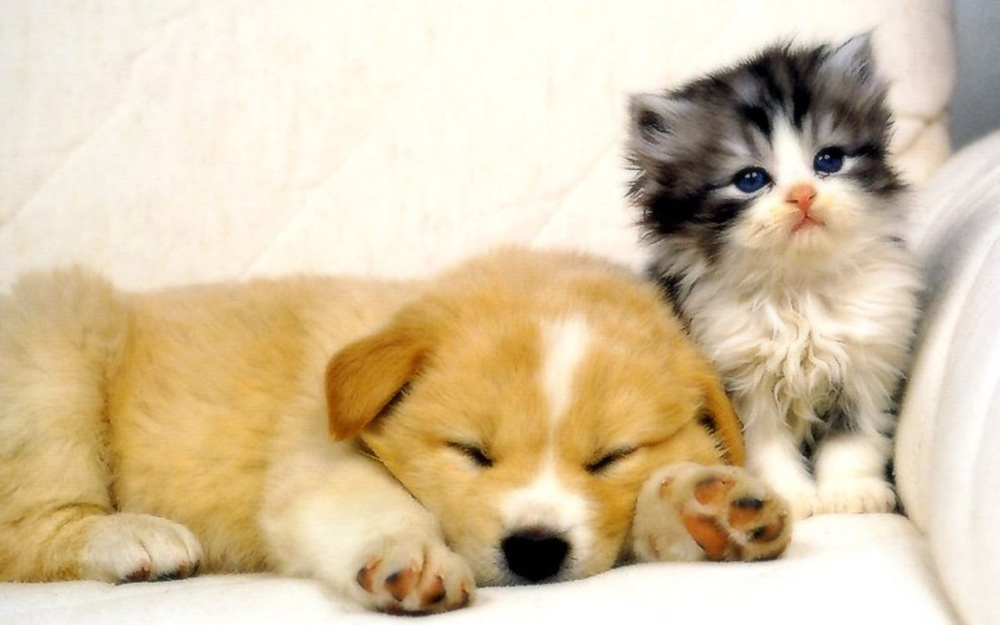
#> input picture R.jpg, 1000 x 625 px, shrunk from 1280 x 800 before the run
$ jupyter execute project.ipynb
#> lines starting #> are read from the running program, lines starting #| are printed output that depends on the picture; after the words box and inside, x2 and y2 are one past the last pixel; in counts of white or black regions, pixels touching at a corner belong together
[cell 1]
import cv2
import numpy as np
import matplotlib.pyplot as plt

# Load Image

[cell 2]
def read_file(fileName):
#> called with fileName = 'R.jpg'
    img = cv2.imread(fileName)
#> img is the input picture: shape (625, 1000, 3); mean B, G, R 165.5, 197.1, 215.4
    img = cv2.cvtColor(img, cv2.COLOR_BGR2RGB)
    plt.imshow(img)
    plt.show()
    return img

[cell 3]
fileName = "R.jpg"
img = read_file(fileName)

org_img = np.copy(img)

# Create Edge Mask

[cell 4]
def edge_mask(img, line_size, blur_value):

    """
    input: Input Image
    Output: Edgesof Images
    """
#> called with line_size = 7, blur_value = 7
    gray = cv2.cvtColor(img, cv2.COLOR_RGB2GRAY)
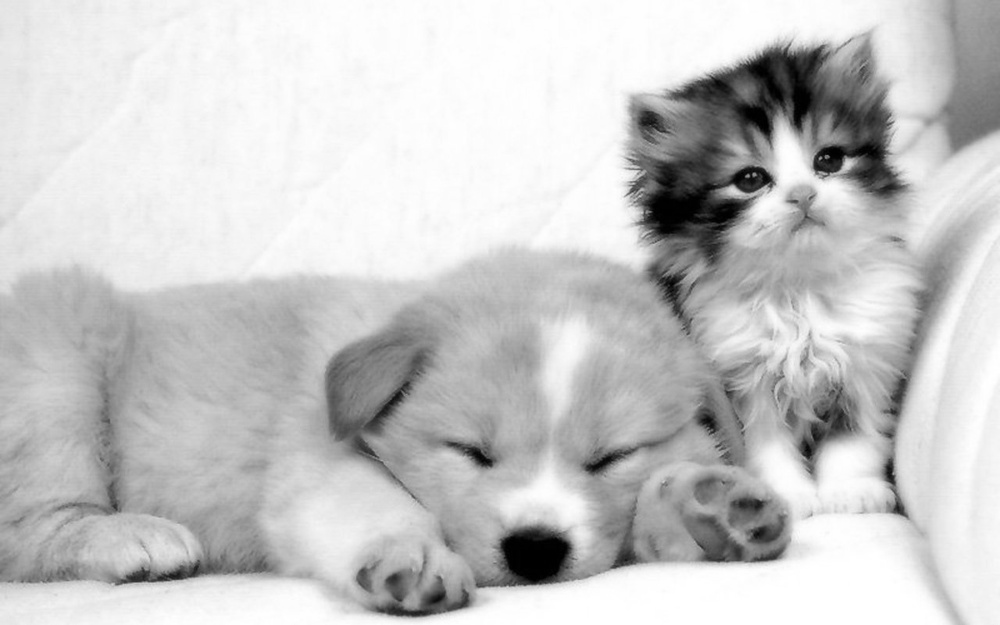
#> gray: shape (625, 1000); min 0, max 255, mean 199
    gray_blur = cv2.medianBlur(gray, blur_value)

    edges = cv2.adaptiveThreshold(gray_blur, 255, cv2.ADAPTIVE_THRESH_MEAN_C, cv2.THRESH_BINARY, line_size, blur_value)
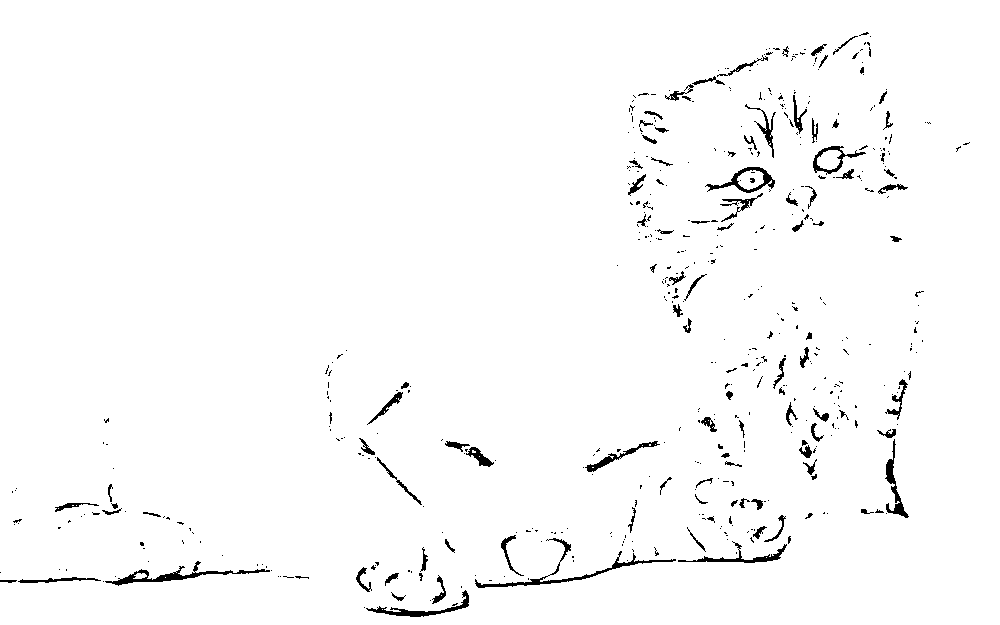
#> edges: shape (625, 1000); 98% white; 516 black regions (410 under 20 px), largest, box (x1, y1, x2, y2) and area: (475, 538, 676, 588) 848, (105, 561, 270, 586) 755, (366, 590, 469, 617) 519

    return edges

[cell 5]
line_size, blur_value = 7, 7
edges  = edge_mask(img, line_size, blur_value)
plt.imshow(edges, cmap='binary')
plt.show()

# Reduce the Color Palette

[cell 6]
def color_quantization(img, k):
    #Transform the image
#> called with k = 9
    data = np.float32(img).reshape((-1,3))

    # Determine Criteria
    criteria = (cv2.TERM_CRITERIA_EPS+ cv2.TERM_CRITERIA_MAX_ITER, 20, 0.01)

    #Implementing k-Means
    ret, label, center = cv2.kmeans(data, k, None, criteria, 10, cv2.KMEANS_RANDOM_CENTERS)
#> ret = 264214560.1; center = [[150.3, 140.5, 125.7], [29.69, 23.45, 21.02], [203.1, 160.1, 81], [218.2, 180.2, 114.9], [166.7, 115.5, 40.16], [93.89, 78.25, 60.18], [252.6, 248.7, 237], [216.6, 193.8, 159.7], [238.8, 226.8, 208]]
    center = np.uint8(center)
#> center = [[150, 140, 125], [29, 23, 21], [203, 160, 81], [218, 180, 114], [166, 115, 40], [93, 78, 60], [252, 248, 236], [216, 193, 159], [238, 226, 208]]

    result = center[label.flatten()]
    result = result.reshape(img.shape)
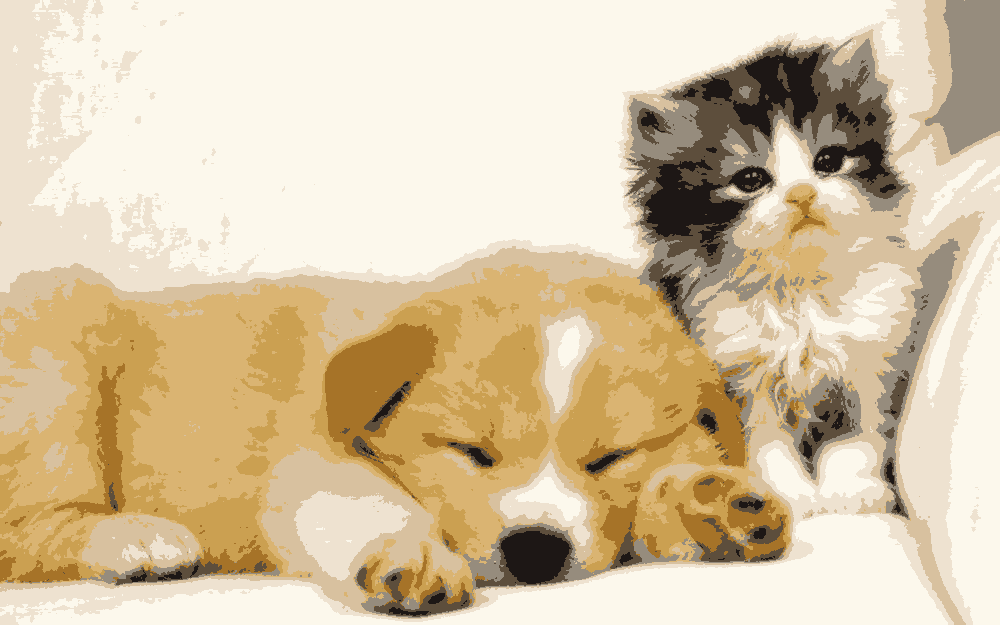
#> result: shape (625, 1000, 3); mean R, G, B 214.9, 196.6, 164.9

    return result

[cell 7]
img = color_quantization(img, k=9)

plt.imshow(img)
plt.show()

[cell 8]
# Reduce the noise

blurred = cv2.bilateralFilter(img, d=3, sigmaColor=200, sigmaSpace=200)

plt.imshow(blurred)
plt.show()

# Combine Edge Mask with the quantiz img

[cell 9]
def cartoon():
    c = cv2.bitwise_and(blurred, blurred, mask=edges)
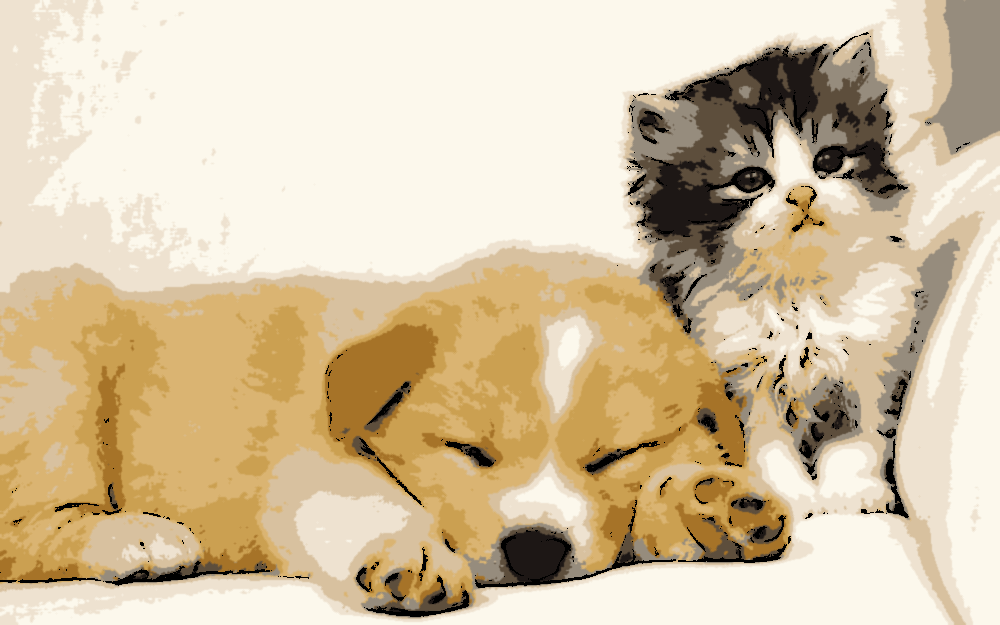
#> c: shape (625, 1000, 3); mean R, G, B 212.9, 194.9, 163.7

    plt.imshow(c)
    plt.title("Cartoonified Image:")
    plt.show()


    plt.imshow(org_img)
    plt.title("Original Image")
    plt.show()

$ run again, with images.jpg copied over R.jpg
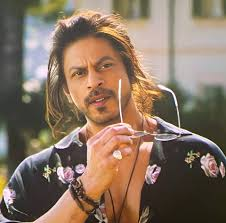
#> input picture images.jpg, 226 x 223 px
#> in read_file, img is the input picture: shape (223, 226, 3); mean B, G, R 97.8, 115.2, 135.6
#> in edge_mask, `edges = cv2.adaptiveThreshold(gray_blur, 255, cv2.ADAPTIVE_THRESH_MEAN..`:
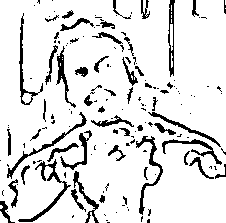
#> edges: shape (223, 226); 87.7% white; 157 black regions (104 under 20 px), largest, box (x1, y1, x2, y2) and area: (18, 159, 71, 222) 428, (136, 136, 163, 215) 378, (7, 112, 87, 179) 358
#> in color_quantization, `ret, label, center = cv2.kmeans(data, k, None, criteria, 10, cv2.KMEAN..`: ret = 27567178.9; center = [[236.9, 216.4, 212.7], [191.9, 127.6, 81.62], [194.9, 183.8, 180.3], [133.9, 94.55, 62.58], [125.7, 119.8, 100.2], [77.98, 73.46, 62.45], [225.3, 168.7, 129.1], [48.7, 42.61, 34.76], [160.4, 152.5, 140.1]]
#> in color_quantization, `center = np.uint8(center)`: center = [[236, 216, 212], [191, 127, 81], [194, 183, 180], [133, 94, 62], [125, 119, 100], [77, 73, 62], [225, 168, 129], [48, 42, 34], [160, 152, 140]]
#> in cartoon, `c = cv2.bitwise_and(blurred, blurred, mask=edges)`:
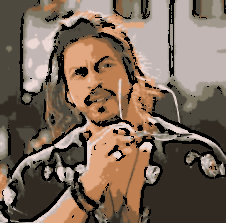
#> c: shape (223, 226, 3); mean R, G, B 122.3, 104, 88.8
